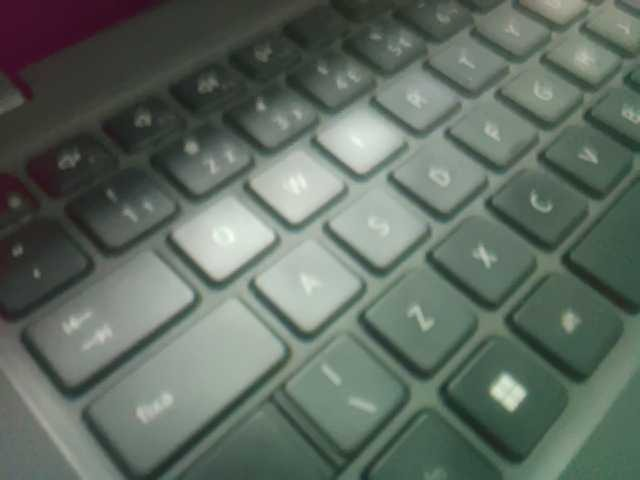
#> input picture dataset/raw/frame_20260903_161001_761.jpg, 640 x 480 px
$ python -i preprocessor.py   (imports and definitions only)
#> lines starting #> are read from the running program, lines starting #| are printed output that depends on the picture
### preprocessing/utils/letterbox.py
"""Redimensionamento com preservacao da proporcao da imagem."""


import cv2
import numpy as np


def letterbox(
    frame: np.ndarray,
    target_size: int = 640,
    pad_color: int = 114,
) -> tuple[np.ndarray, float, tuple[int, int]]:
    """Redimensiona e centraliza ``frame`` em uma tela quadrada."""
    height, width = frame.shape[:2]
    scale = min(target_size / height, target_size / width)
    new_width = round(width * scale)
    new_height = round(height * scale)

    resized = cv2.resize(frame, (new_width, new_height), interpolation=cv2.INTER_LINEAR)
    pad_w = (target_size - new_width) // 2
    pad_h = (target_size - new_height) // 2

    output_shape = (target_size, target_size, *frame.shape[2:])
    output = np.full(output_shape, pad_color, dtype=frame.dtype)
    output[pad_h : pad_h + new_height, pad_w : pad_w + new_width] = resized
    return output, scale, (pad_w, pad_h)


# [11 lines left out: function adjust_bboxes, not called in this run]

### preprocessing/preprocessor.py
"""Pipeline reutilizavel de pre-processamento para inferencia YOLO."""

from dataclasses import dataclass

import cv2
import numpy as np

from preprocessing.utils.letterbox import letterbox


@dataclass(frozen=True)
class PreprocessConfig:
    """Configuracao imutavel aplicada a todos os frames do processador."""

    infer_size: int = 320
    convert_rgb: bool = True
    use_letterbox: bool = True
    gaussian_blur: bool = False
    gaussian_ksize: int = 3
    gaussian_sigma: float = 0.8
    median_blur: bool = False
    median_ksize: int = 3
    clahe: bool = False
    clahe_clip: float = 2.0
    clahe_tile: int = 8
    clahe_space: str = "lab"
    normalize: bool = False


@dataclass(frozen=True)
class PreprocessResult:
    """Imagem processada e metadados necessarios ao pos-processamento."""

    frame: np.ndarray
    scale: float = 1.0
    scale_x: float = 1.0
    scale_y: float = 1.0
    pad_w: int = 0
    pad_h: int = 0
    orig_size: tuple[int, int] = (0, 0)


class Preprocessor:
    """Executa um pipeline deterministico e reutilizavel por frame."""

    def __init__(self, config: PreprocessConfig | None = None):
        self.cfg = config or PreprocessConfig()
        self._validate_config()
        self._clahe = None
        if self.cfg.clahe:
            self._clahe = cv2.createCLAHE(
                clipLimit=self.cfg.clahe_clip,
                tileGridSize=(self.cfg.clahe_tile, self.cfg.clahe_tile),
            )

    def process(self, frame: np.ndarray) -> PreprocessResult:
        """Processa um frame BGR e devolve imagem e transformacao geometrica."""
        if not isinstance(frame, np.ndarray) or frame.ndim != 3 or frame.shape[2] != 3:
            raise ValueError("frame deve ser um array NumPy HxWx3")
        orig_h, orig_w = frame.shape[:2]
        if orig_h == 0 or orig_w == 0:
            raise ValueError("frame nao pode ter dimensoes vazias")

        output = frame.copy()
        if self.cfg.clahe:
            output = self._apply_clahe(output)
        if self.cfg.convert_rgb:
            output = cv2.cvtColor(output, cv2.COLOR_BGR2RGB)
        if self.cfg.gaussian_blur:
            output = cv2.GaussianBlur(
                output,
                (self.cfg.gaussian_ksize, self.cfg.gaussian_ksize),
                sigmaX=self.cfg.gaussian_sigma,
            )
        elif self.cfg.median_blur:
            output = cv2.medianBlur(output, self.cfg.median_ksize)

        if self.cfg.use_letterbox:
            output, scale, (pad_w, pad_h) = letterbox(output, self.cfg.infer_size)
            scale_x = scale_y = scale
        else:
            output = cv2.resize(output, (self.cfg.infer_size, self.cfg.infer_size))
            scale_x = self.cfg.infer_size / orig_w
            scale_y = self.cfg.infer_size / orig_h
            scale = min(scale_x, scale_y)
            pad_w = pad_h = 0

        if self.cfg.normalize:
            output = output.astype(np.float32) / 255.0

        return PreprocessResult(
            frame=output,
            scale=scale,
            scale_x=scale_x,
            scale_y=scale_y,
            pad_w=pad_w,
            pad_h=pad_h,
            orig_size=(orig_h, orig_w),
        )

    def adjust_boxes(self, boxes_xyxy: np.ndarray, result: PreprocessResult) -> np.ndarray:
        """Converte caixas do frame processado para as coordenadas originais."""
        boxes = np.asarray(boxes_xyxy).copy().astype(float)
        if boxes.ndim != 2 or boxes.shape[1] != 4:
            raise ValueError("boxes_xyxy deve ter shape (N, 4)")
        boxes[:, [0, 2]] = (boxes[:, [0, 2]] - result.pad_w) / result.scale_x
        boxes[:, [1, 3]] = (boxes[:, [1, 3]] - result.pad_h) / result.scale_y

        orig_h, orig_w = result.orig_size
        boxes[:, [0, 2]] = np.clip(boxes[:, [0, 2]], 0, orig_w)
        boxes[:, [1, 3]] = np.clip(boxes[:, [1, 3]], 0, orig_h)
        return boxes

    def _apply_clahe(self, frame_bgr: np.ndarray) -> np.ndarray:
        if self.cfg.clahe_space == "lab":
            converted = cv2.cvtColor(frame_bgr, cv2.COLOR_BGR2LAB)
            first, second, third = cv2.split(converted)
            merged = cv2.merge((self._clahe.apply(first), second, third))
            return cv2.cvtColor(merged, cv2.COLOR_LAB2BGR)

        converted = cv2.cvtColor(frame_bgr, cv2.COLOR_BGR2HSV)
        first, second, third = cv2.split(converted)
        merged = cv2.merge((first, second, self._clahe.apply(third)))
        return cv2.cvtColor(merged, cv2.COLOR_HSV2BGR)

    def _validate_config(self) -> None:
        if self.cfg.infer_size <= 0:
            raise ValueError("infer_size deve ser positivo")
        if self.cfg.gaussian_blur and self.cfg.median_blur:
            raise ValueError("gaussian_blur e median_blur sao mutuamente exclusivos")
        if self.cfg.clahe_space not in {"lab", "hsv"}:
            raise ValueError("clahe_space deve ser 'lab' ou 'hsv'")
        for name, value in (
            ("gaussian_ksize", self.cfg.gaussian_ksize),
            ("median_ksize", self.cfg.median_ksize),
        ):
            if value <= 0 or value % 2 == 0:
                raise ValueError(f"{name} deve ser impar e positivo")


CONFIG_DEFAULT = PreprocessConfig(
    infer_size=320,
    convert_rgb=True,
    use_letterbox=True,
)

CONFIG_LOW_LIGHT = PreprocessConfig(
    infer_size=320,
    convert_rgb=True,
    use_letterbox=True,
    clahe=True,
    clahe_clip=2.0,
    clahe_tile=8,
    clahe_space="lab",
)

CONFIG_HIGH_QUALITY = PreprocessConfig(
    infer_size=640,
    convert_rgb=True,
    use_letterbox=True,
)

>>> import cv2
>>> picture = cv2.imread('../dataset/raw/frame_20260903_161001_761.jpg')
#> picture is the input picture: shape (480, 640, 3); mean B, G, R 98.3, 108, 96.4
>>> result = Preprocessor().process(picture)
#> in letterbox, `output[pad_h : pad_h + new_height, pad_w : pad_w + new_width] = resized`:
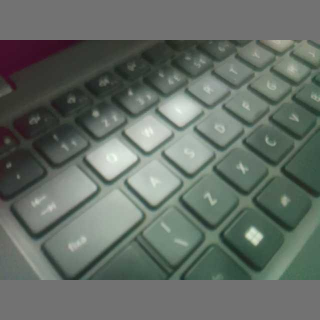
#> output: shape (320, 320, 3); mean R, G, B 100.9, 109.6, 102.3
#> in process, `output, scale, (pad_w, pad_h) = letterbox(output, self.cfg.infer_size)`: scale = 0.5; pad_w = 0; pad_h = 40
#> in process, `scale_x = scale_y = scale`: scale_x = 0.5

$ run again, on dataset/raw/frame_20260903_161002_028.jpg
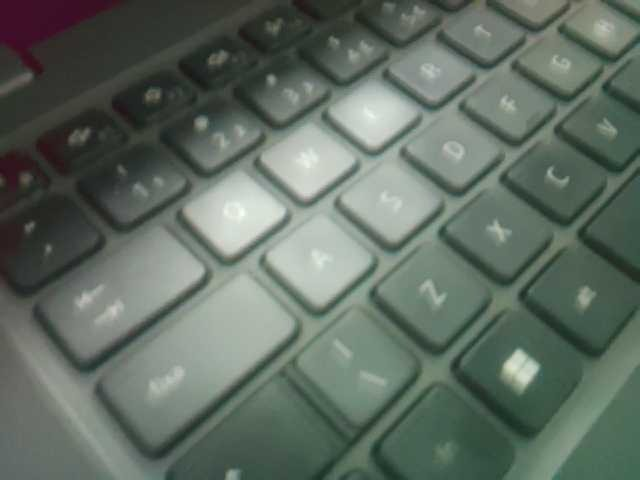
#> input picture dataset/raw/frame_20260903_161002_028.jpg, 640 x 480 px
#> picture is the input picture: shape (480, 640, 3); mean B, G, R 98.9, 108.7, 96.7
#> in letterbox, `output[pad_h : pad_h + new_height, pad_w : pad_w + new_width] = resized`:
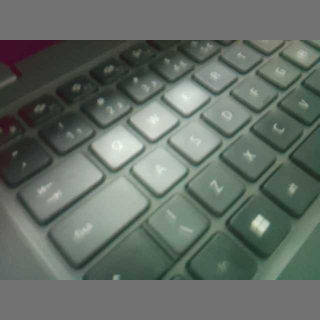
#> output: shape (320, 320, 3); mean R, G, B 101.2, 110.1, 102.7
#> in process, `output, scale, (pad_w, pad_h) = letterbox(output, self.cfg.infer_size)`: scale = 0.5; pad_w = 0; pad_h = 40
#> scale_x = 0.5

$ run again, on dataset/raw/frame_20260903_161002_494.jpg
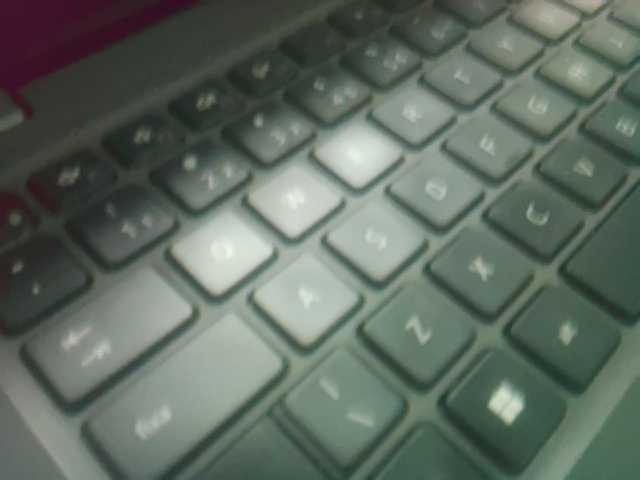
#> input picture dataset/raw/frame_20260903_161002_494.jpg, 640 x 480 px
#> picture is the input picture: shape (480, 640, 3); mean B, G, R 97.5, 107.1, 95.9
#> in letterbox, `output[pad_h : pad_h + new_height, pad_w : pad_w + new_width] = resized`:
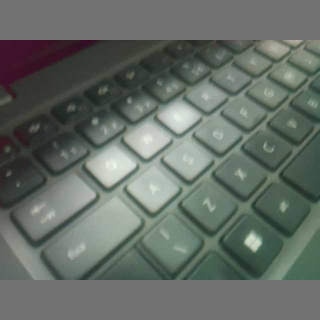
#> output: shape (320, 320, 3); mean R, G, B 100.5, 108.9, 101.7
#> in process, `output, scale, (pad_w, pad_h) = letterbox(output, self.cfg.infer_size)`: scale = 0.5; pad_w = 0; pad_h = 40
#> scale_x = 0.5
